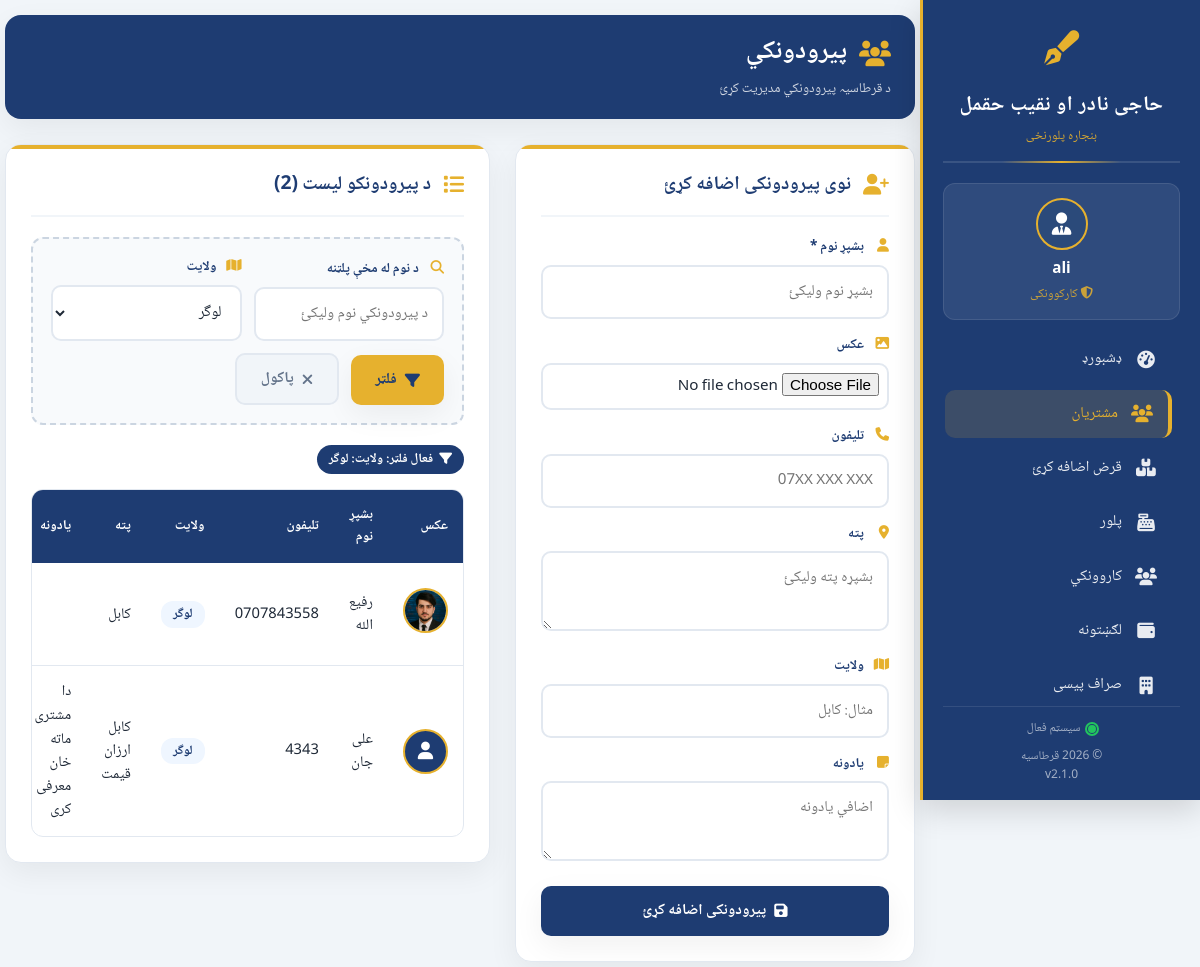
The app's page /client.php?filter_province=لوگر (signed in) with its own data.
### tables this page shows
CREATE TABLE `clients` (
  `id` int(11) NOT NULL AUTO_INCREMENT,
  `full_name` varchar(150) NOT NULL,
  `picture` varchar(255) DEFAULT NULL,
  `phone` varchar(30) DEFAULT NULL,
  `address` text DEFAULT NULL,
  `province` varchar(100) DEFAULT NULL,
  `note` text DEFAULT NULL,
  `created_at` timestamp NOT NULL DEFAULT current_timestamp(),
  PRIMARY KEY (`id`)
);

### client.php (the view, shortened to what this page needs)
<?php
require_once 'db.php';
$search_name = isset($_GET['search_name']) ? trim($_GET['search_name']) : '';
$filter_province = isset($_GET['filter_province']) ? trim($_GET['filter_province']) : '';
$where = [];
$params = [];
$types = '';
if ($filter_province !== '') {
    $where[] = "province = ?";
    $params[] = $filter_province;
    $types .= 's';
}
$sql = "SELECT * FROM clients";
if (!empty($where)) {
    $sql .= " WHERE " . implode(" AND ", $where);
}
$sql .= " ORDER BY id DESC";
$stmt = $conn->prepare($sql);
if (!empty($params)) {
    $stmt->bind_param($types, ...$params);
}
$stmt->execute();
$result = $stmt->get_result();
$clients = [];
while ($row = $result->fetch_assoc()) {
    $clients[] = $row;
}
$provinces = [];
$provResult = $conn->query("SELECT DISTINCT province FROM clients WHERE province IS NOT NULL AND province != '' ORDER BY province ASC");
if ($provResult) {
    while ($p = $provResult->fetch_assoc()) {
        $provinces[] = $p['province'];
    }
}
?>
<!DOCTYPE html>
<html lang="ps" dir="rtl">
<head>
    <link rel="stylesheet" href="https://cdnjs.cloudflare.com/ajax/libs/font-awesome/6.4.0/css/all.min.css">
</head>
<body>
<?php include 'sidebar.php'; ?>
<div class="main-content">
    <div class="page-header">
        <div>
            <h1><i class="fas fa-users"></i> پیرودونکي</h1>
            <div class="subtitle">د قرطاسیہ پیرودونکي مدیریت کړئ</div>
        </div>
    </div>
    <div class="content-grid">
        <div class="card">
            <div class="card-header">
                <i class="fas fa-user-plus"></i>
                <h2>نوی پیرودونکی اضافه کړئ</h2>
            </div>
            <form method="POST" enctype="multipart/form-data" id="clientForm">
                <div class="form-group">
                    <label><i class="fas fa-user"></i> بشپړ نوم *</label>
                    <input type="text" name="full_name" placeholder="بشپړ نوم ولیکئ" required>
                </div>
                <div class="form-group">
                    <label><i class="fas fa-image"></i> عکس</label>
                    <input type="file" name="picture" accept="image/*">
                </div>
                <div class="form-group">
                    <label><i class="fas fa-phone"></i> تلیفون</label>
                    <input type="text" name="phone" placeholder="07XX XXX XXX">
                </div>
                <div class="form-group">
                    <label><i class="fas fa-map-marker-alt"></i> پته</label>
                    <textarea name="address" placeholder="بشپړه پته ولیکئ"></textarea>
                </div>
                <div class="form-group">
                    <label><i class="fas fa-map"></i> ولایت</label>
                    <input type="text" name="province" placeholder="مثال: کابل">
                </div>
                <div class="form-group">
                    <label><i class="fas fa-sticky-note"></i> یادونه</label>
                    <textarea name="note" placeholder="اضافي یادونه"></textarea>
                </div>
                <button type="submit" class="btn btn-primary" id="submitBtn">
                    <i class="fas fa-save"></i> پیرودونکی اضافه کړئ
                </button>
            </form>
        </div>
        <div class="card">
            <div class="card-header">
                <i class="fas fa-list"></i>
                <h2>د پیرودونکو لیست (<?php echo count($clients); ?>)</h2>
            </div>
            <div class="filter-bar">
                <form method="GET">
                    <div class="filter-row">
                        <div class="form-group">
                            <label><i class="fas fa-search"></i> د نوم له مخې پلټنه</label>
                            <input type="text" name="search_name" placeholder="د پیرودونکي نوم ولیکئ" value="<?php echo htmlspecialchars($search_name); ?>">
                        </div>
                        <div class="form-group">
                            <label><i class="fas fa-map"></i> ولایت</label>
                            <select name="filter_province">
                                <?php foreach ($provinces as $prov): ?>
                                    <option value="<?php echo htmlspecialchars($prov); ?>" <?php echo ($filter_province === $prov) ? 'selected' : ''; ?>>
                                        <?php echo htmlspecialchars($prov); ?>
                                    </option>
                                <?php endforeach; ?>
                            </select>
                        </div>
                        <button type="submit" class="btn btn-secondary">
                            <i class="fas fa-filter"></i> فلټر
                        </button>
                        <?php if ($search_name !== '' || $filter_province !== ''): ?>
                            <a href="clients.php" class="btn btn-reset">
                                <i class="fas fa-times"></i> پاکول
                            </a>
                        <?php endif; ?>
                    </div>
                </form>
            </div>
            <?php if ($search_name !== '' || $filter_province !== ''): ?>
                <div class="filter-badge">
                    <i class="fas fa-filter"></i>
                    فعال فلټر:
                    <?php
                    $parts = [];
                    if ($filter_province !== '') $parts[] = 'ولایت: ' . htmlspecialchars($filter_province);
                    echo implode(' | ', $parts);
                    ?>
                </div>
            <?php endif; ?>
            <div class="table-wrapper">
                <table>
                    <thead>
                        <tr>
                            <th>عکس</th>
                            <th>بشپړ نوم</th>
                            <th>تلیفون</th>
                            <th>ولایت</th>
                            <th>پته</th>
                            <th>یادونه</th>
                        </tr>
                    </thead>
                    <tbody>
                        <?php if (count($clients) > 0): ?>
                            <?php foreach ($clients as $c): ?>
                                <tr>
                                    <td>
                                        <?php if (!empty($c['picture']) && file_exists(__DIR__ . '/' . $c['picture'])): ?>
                                            <img src="<?php echo htmlspecialchars($c['picture']); ?>"
                                                 class="client-avatar"
                                                 alt="عکس"
                                                 onclick="openImage('<?php echo htmlspecialchars($c['picture']); ?>', '<?php echo htmlspecialchars($c['full_name']); ?>')">
                                        <?php else: ?>
                                            <div class="client-avatar-placeholder"><i class="fas fa-user"></i></div>
                                        <?php endif; ?>
                                    </td>
                                    <td><?php echo htmlspecialchars($c['full_name']); ?></td>
                                    <td><?php echo htmlspecialchars($c['phone']); ?></td>
                                    <td><span class="province-badge"><?php echo htmlspecialchars($c['province']); ?></span></td>
                                    <td><?php echo htmlspecialchars($c['address']); ?></td>
                                    <td><?php echo htmlspecialchars($c['note']); ?></td>
                                </tr>
                            <?php endforeach; ?>
                        <?php endif; ?>
                    </tbody>
                </table>
            </div>
        </div>
    </div>
</div>
</body>
</html>

### sidebar.php (style rules this page uses)
:root { --sidebar-primary: #1e3c72; --sidebar-secondary: #2b4a7a; --sidebar-accent: #e6b12e; --sidebar-text: #ffffff; --sidebar-shadow: 0 10px 30px rgba(0, 0, 0, 0.15); --sidebar-transition: all 0.4s cubic-bezier(0.175, 0.885, 0.32, 1.275); }
* { font-family: 'Noto Naskh Arabic', 'Segoe UI', Tahoma, sans-serif; }
.main-content { transition: margin-right 0.5s cubic-bezier(0.175, 0.885, 0.32, 1.275); }
@media (min-width: 769px) { .main-content { margin-right: 280px; } }

### records on screen
clients: picture (picture), full_name "رفیع الله", phone "0707843558", province "لوگر", address "کابل"
clients: full_name "علی جان", phone "4343", province "لوگر", address "کابل ارزان قیمت", note "دا مشتری ماته خان معرفی کری"

### other values on screen
$current_user "ali"
count($clients) "2"
implode(' | ', $parts) "ولایت: لوگر"
form field filter_province "لوگر"
